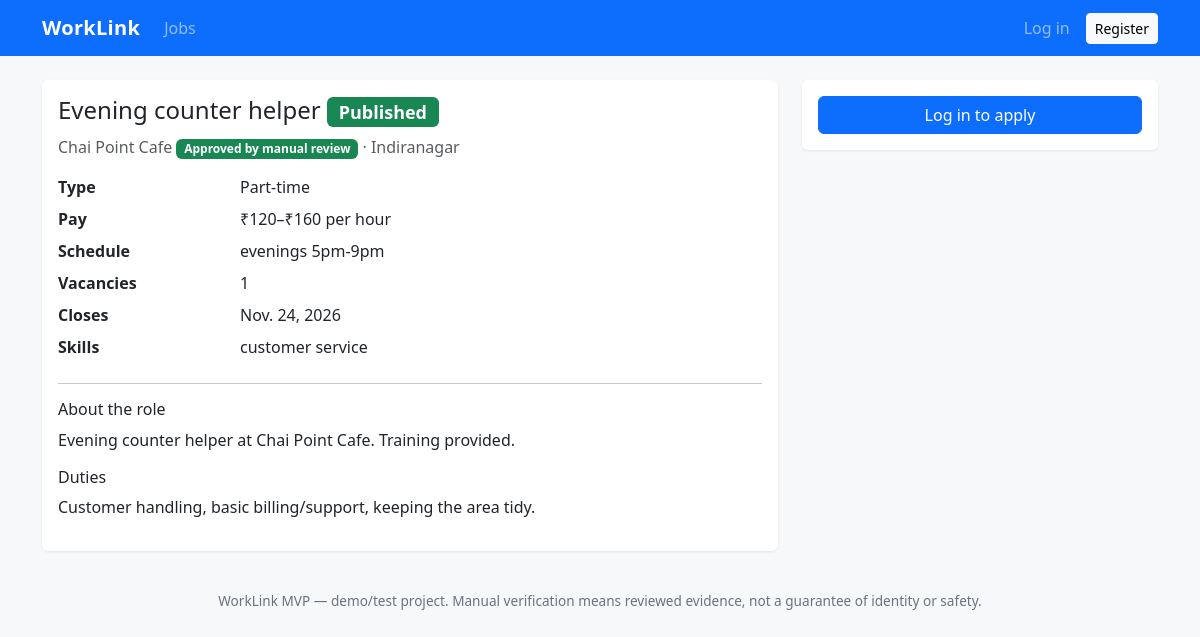
The app's page /jobs/2/ with its own data.
### jobs/models.py (models this page shows, shortened)
class Job(models.Model):
    class Status(models.TextChoices):
        DRAFT = "DRAFT", "Draft"
        PUBLISHED = "PUBLISHED", "Published"
        PAUSED = "PAUSED", "Paused"
        CLOSED = "CLOSED", "Closed"
        EXPIRED = "EXPIRED", "Expired"
        REMOVED = "REMOVED", "Removed by admin"
    class PayPeriod(models.TextChoices):
        HOUR = "HOUR", "per hour"
        DAY = "DAY", "per day"
        WEEK = "WEEK", "per week"
        MONTH = "MONTH", "per month"
    business = models.ForeignKey(BusinessProfile, on_delete=models.PROTECT, related_name="jobs")
    title = models.CharField(max_length=150)
    description = models.TextField()
    duties = models.TextField(blank=True)
    job_type = models.CharField(max_length=20, choices=JOB_TYPE_CHOICES)
    pay_min = models.PositiveIntegerField(help_text="Whole rupees")
    pay_max = models.PositiveIntegerField(help_text="Whole rupees")
    pay_period = models.CharField(max_length=10, choices=PayPeriod.choices, default=PayPeriod.HOUR)
    area = models.CharField(max_length=120, help_text="Approximate area, not the full address")
    schedule = models.CharField(max_length=200, help_text="e.g. weekends 10am-6pm, evenings")
    required_skills = models.TextField(blank=True, help_text="Comma-separated")
    vacancies = models.PositiveIntegerField(default=1, validators=[MinValueValidator(1)])
    status = models.CharField(max_length=12, choices=Status.choices, default=Status.DRAFT)
    closing_at = models.DateField(null=True, blank=True)
    created_at = models.DateTimeField(auto_now_add=True)
    objects = JobQuerySet.as_manager()
    class Meta:
        ordering = ["-created_at"]
        constraints = [
            models.CheckConstraint(condition=Q(pay_min__lte=F("pay_max")), name="job_pay_min_lte_max"),
        ]
    @property
    def is_open(self):
        return self.status == self.Status.PUBLISHED and (self.closing_at is None or self.closing_at >= date.today())
    @property
    def pay_display(self):
        rng = f"₹{self.pay_min}" if self.pay_min == self.pay_max else f"₹{self.pay_min}–₹{self.pay_max}"
        return f"{rng} {self.get_pay_period_display()}"

### accounts/models.py (models this page shows, shortened)
class ReputationMixin:
    @property
    def reputation(self):
        """New users show 'New' (never a default perfect score)."""
        from django.db.models import Avg, Count
        from trust.models import Review
        agg = Review.objects.filter(target=self.user, moderation_status="PUBLISHED").aggregate(
            avg=Avg("rating"), n=Count("id")
        )
        if not agg["n"]:
            return "New"
        s = "" if agg["n"] == 1 else "s"
        return f"{agg['avg']:.1f}/5 ({agg['n']} review{s})"

class BusinessProfile(ReputationMixin, models.Model):
    user = models.OneToOneField(settings.AUTH_USER_MODEL, on_delete=models.CASCADE)
    business_name = models.CharField(max_length=150)
    category = models.CharField(max_length=100, blank=True, help_text="e.g. Cafe, Retail, Printing")
    area = models.CharField(max_length=120, blank=True, help_text="Public, approximate area")
    address = models.CharField(max_length=250, blank=True, help_text="Private. Not shown publicly.")
    phone = models.CharField(max_length=20, blank=True, validators=[phone_validator],
                             help_text="Private. Coordinator-mediated contact is the default.")
    description = models.TextField(blank=True)
    verification_status = models.CharField(max_length=20, choices=VerificationStatus.choices,
                                           default=VerificationStatus.NOT_SUBMITTED)
    created_at = models.DateTimeField(auto_now_add=True)
    updated_at = models.DateTimeField(auto_now=True)
    @property
    def is_verified(self):
        return self.verification_status == VerificationStatus.APPROVED

### jobs/views.py (the view)
# urls.py: path("<int:pk>/", views.job_detail, name="job_detail"),
def job_detail(request, pk):
    job = get_object_or_404(Job.objects.select_related("business"), pk=pk)
    role = get_role(request.user)
    is_owner = role == "business" and job.business.user_id == request.user.id
    if not (job.is_open or is_owner or role == "admin"):
        raise Http404
    if not request.user.is_authenticated and not settings.WORKLINK["PUBLIC_JOB_BROWSING"]:
        return redirect(f"{settings.LOGIN_URL}?next={request.path}")
    ctx = {"job": job, "role": role, "is_owner": is_owner}
    if role == "worker":
        worker = request.user.workerprofile
        ctx["match"] = score_job(worker, job)
        ctx["existing"] = job.applications.filter(worker=worker).first()
        ctx["worker"] = worker
        ctx["must_verify"] = settings.WORKLINK["REQUIRE_WORKER_VERIFICATION"] and not worker.is_verified
    return render(request, "jobs/detail.html", ctx)

### accounts/permissions.py (called while the page is built, shortened)
def get_role(user):
    if not user.is_authenticated:
        return None

### accounts/templatetags/worklink.py (called while the page is built)
@register.filter
def badge(value):
    value = str(value)
    if value in _GOOD:
        return "text-bg-success"
    if value in _BAD:
        return "text-bg-danger"
    if value in _WARN:
        return "text-bg-warning"
    return "text-bg-secondary"

### notifications/context_processors.py (called while the page is built)
def unread_notifications(request):
    user = getattr(request, "user", None)
    if user is not None and user.is_authenticated:
        return {"unread_count": user.notifications.filter(is_read=False).count()}
    return {"unread_count": 0}

### templates/jobs/detail.html (shortened to what this page needs)
{% extends "base.html" %}
{% load worklink %}
{% block content %}
<div class="row"><div class="col-lg-8">
  <div class="card mb-3"><div class="card-body">
    <h1 class="h4">{{ job.title }} <span class="badge {{ job.status|badge }}">{{ job.get_status_display }}</span></h1>
    <p class="text-muted">{{ job.business.business_name }}
      {% if job.business.is_verified %}<span class="badge text-bg-success">Approved by manual review</span>
      {% else %}<span class="badge text-bg-secondary">Not yet verified</span>{% endif %}
      · {{ job.area }}</p>
    <dl class="row mb-0">
      <dt class="col-sm-3">Type</dt><dd class="col-sm-9">{{ job.get_job_type_display }}</dd>
      <dt class="col-sm-3">Pay</dt><dd class="col-sm-9">{{ job.pay_display }}</dd>
      <dt class="col-sm-3">Schedule</dt><dd class="col-sm-9">{{ job.schedule }}</dd>
      <dt class="col-sm-3">Vacancies</dt><dd class="col-sm-9">{{ job.vacancies }}</dd>
      {% if job.closing_at %}<dt class="col-sm-3">Closes</dt><dd class="col-sm-9">{{ job.closing_at }}</dd>{% endif %}
      {% if job.required_skills %}<dt class="col-sm-3">Skills</dt><dd class="col-sm-9">{{ job.required_skills }}</dd>{% endif %}
    </dl>
    <hr><h2 class="h6">About the role</h2><p>{{ job.description|linebreaksbr }}</p>
    {% if job.duties %}<h2 class="h6">Duties</h2><p>{{ job.duties|linebreaksbr }}</p>{% endif %}
  </div></div>
</div>
<div class="col-lg-4">
  {% if role == 'worker' %}
    <div class="card mb-3"><div class="card-body">
      <div class="mb-2"><span class="badge text-bg-primary">{{ match.score }}% match</span></div>
      <ul class="small">{% for r in match.reasons %}<li>{{ r }}</li>{% empty %}<li>No specific matches found yet.</li>{% endfor %}</ul>
      {% if match.incomplete %}<p class="small text-muted">Add {{ match.incomplete|join:", " }} to your profile for a fuller score.</p>{% endif %}
      {% if existing %}
        <p>You applied: <span class="badge {{ existing.status|badge }}">{{ existing.get_status_display }}</span></p>
        <a class="btn btn-outline-primary" href="{% url 'application_detail' existing.pk %}">View application</a>
      {% elif not job.is_open %}
        <p class="text-muted">This job is no longer accepting applications.</p>
      {% elif must_verify %}
        <div class="alert alert-warning small">Get your profile approved before applying. <a href="{% url 'verification' %}">Submit verification</a></div>
      {% else %}
        <form method="post" action="{% url 'apply' job.pk %}">{% csrf_token %}
          <label class="form-label small" for="id_cover_note">Short note (optional)</label>
          <textarea name="cover_note" id="id_cover_note" class="form-control mb-2" rows="3" maxlength="1000"></textarea>
          <p class="small text-muted">Don't include phone numbers. WorkLink arranges contact.</p>
          <button class="btn btn-primary w-100">Apply</button>
        </form>
        <a class="btn btn-sm btn-link w-100" href="{% url 'ai_cover_note' job.pk %}">✨ Help me write the note</a>
      {% endif %}
    </div></div>
  {% elif is_owner %}
    <a class="btn btn-outline-primary w-100 mb-2" href="{% url 'job_applicants' job.pk %}">View applicants</a>
    <a class="btn btn-outline-secondary w-100" href="{% url 'job_edit' job.pk %}">Edit</a>
  {% elif not user.is_authenticated %}
    <div class="card"><div class="card-body"><a class="btn btn-primary w-100" href="{% url 'login' %}?next={{ request.path }}">Log in to apply</a></div></div>
  {% endif %}
</div></div>
{% endblock %}

### static/css/site.css (style rules this page uses)
body { background: #f7f8fa; }
.card { border: 0; box-shadow: 0 1px 3px rgba(0,0,0,.08); }

### records on screen
Job: title "Evening counter helper", status "Published", business.business_name "Chai Point Cafe", area "Indiranagar", job_type "Part-time", pay_display "₹120–₹160 per hour", schedule "evenings 5pm-9pm", vacancies "1", closing_at "Nov. 24, 2026", required_skills "customer service", description "Evening counter helper at Chai Point Cafe. Training provided.", duties "Customer handling, basic billing/support, keeping the area tidy."
